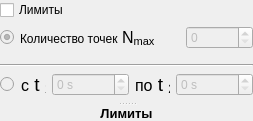
         <widget class="QSplitter" name="splitter">
          <property name="orientation">
           <enum>Qt::Vertical</enum>
          </property>
          <property name="opaqueResize">
           <bool>false</bool>
          </property>
          <widget class="QWidget" name="layoutWidget9">
           <layout class="QVBoxLayout" name="verticalLayout_2">
            <item>
             <widget class="QCheckBox" name="checkBox">
              <property name="enabled">
               <bool>true</bool>
              </property>
              <property name="text">
               <string>Лимиты</string>
              </property>
             </widget>
            </item>
            <item>
             <layout class="QHBoxLayout" name="menu_experiment_limitsNmax_tool">
              <item>
               <widget class="QRadioButton" name="menu_experiment_limitsNmax_radio">
                <property name="enabled">
                 <bool>false</bool>
                </property>
                <property name="maximumSize">
                 <size>
                  <width>15</width>
                  <height>16777215</height>
                 </size>
                </property>
                <property name="toolTip">
                 <string>Установить количество точек</string>
                </property>
                <property name="text">
                 <string/>
                </property>
                <property name="checked">
                 <bool>true</bool>
                </property>
               </widget>
              </item>
              <item>
               <widget class="QLabel" name="menu_experiment_limitsNmax_label">
                <property name="enabled">
                 <bool>true</bool>
                </property>
                <property name="minimumSize">
                 <size>
                  <width>30</width>
                  <height>0</height>
                 </size>
                </property>
                <property name="toolTip">
                 <string>Количество значений, которое будет снято за время одного измерения</string>
                </property>
                <property name="text">
                 <string>&lt;html&gt;&lt;head/&gt;&lt;body&gt;&lt;p&gt;Количество точек&lt;span style=&quot; font-size:12pt;&quot;&gt; N&lt;/span&gt;&lt;span style=&quot; font-size:12pt; vertical-align:sub;&quot;&gt;max&lt;/span&gt;&lt;/p&gt;&lt;/body&gt;&lt;/html&gt;</string>
                </property>
                <property name="buddy">
                 <cstring>menu_experiment_limitsNmax_spin</cstring>
                </property>
               </widget>
              </item>
              <item>
               <spacer name="menu_experiment_limitsNmax_spacer">
                <property name="enabled">
                 <bool>false</bool>
                </property>
                <property name="orientation">
                 <enum>Qt::Horizontal</enum>
                </property>
                <property name="sizeType">
                 <enum>QSizePolicy::Fixed</enum>
                </property>
                <property name="sizeHint" stdset="0">
                 <size>
                  <width>25</width>
                  <height>20</height>
                 </size>
                </property>
               </spacer>
              </item>
              <item>
               <widget class="QSpinBox" name="menu_experiment_limitsNmax_spin">
                <property name="enabled">
                 <bool>false</bool>
                </property>
                <property name="minimumSize">
                 <size>
                  <width>67</width>
                  <height>0</height>
                 </size>
                </property>
                <property name="toolTip">
                 <string>Количество значений, которое будет снято за время одного измерения</string>
                </property>
                <property name="maximum">
                 <number>1000</number>
                </property>
               </widget>
              </item>
             </layout>
            </item>
            <item>
             <spacer name="verticalSpacer_7">
              <property name="orientation">
               <enum>Qt::Vertical</enum>
              </property>
              <property name="sizeType">
               <enum>QSizePolicy::Ignored</enum>
              </property>
              <property name="sizeHint" stdset="0">
               <size>
                <width>20</width>
                <height>13</height>
               </size>
              </property>
             </spacer>
            </item>
            <item>
             <widget class="Line" name="menu_experiment_limits_horizontal_line">
              <property name="orientation">
               <enum>Qt::Horizontal</enum>
              </property>
             </widget>
            </item>
            <item>
             <layout class="QHBoxLayout" name="menu_experiment_limitsTinterval_tool">
              <item>
               <widget class="QRadioButton" name="menu_experiment_limitsTinterval_radio">
                <property name="enabled">
                 <bool>false</bool>
                </property>
                <property name="maximumSize">
                 <size>
                  <width>15</width>
                  <height>16777215</height>
                 </size>
                </property>
                <property name="toolTip">
                 <string>Установить интервал</string>
                </property>
                <property name="text">
                 <string/>
                </property>
               </widget>
              </item>
              <item>
               <widget class="QLabel" name="menu_experiment_limitsTintervalT1_label">
                <property name="enabled">
                 <bool>true</bool>
                </property>
                <property name="minimumSize">
                 <size>
                  <width>0</width>
                  <height>0</height>
                 </size>
                </property>
                <property name="maximumSize">
                 <size>
                  <width>25</width>
                  <height>16777215</height>
                 </size>
                </property>
                <property name="toolTip">
                 <string>Момент времени в который начнется регистрация значений</string>
                </property>
                <property name="text">
                 <string>&lt;html&gt;&lt;head/&gt;&lt;body&gt;&lt;p&gt;&lt;span style=&quot; font-size:12pt;&quot;&gt;с&lt;/span&gt;&lt;span style=&quot; font-size:14pt;&quot;&gt; t &lt;/span&gt;&lt;span style=&quot; font-size:14pt; vertical-align:sub;&quot;&gt;1&lt;/span&gt;&lt;/p&gt;&lt;/body&gt;&lt;/html&gt;</string>
                </property>
                <property name="buddy">
                 <cstring>menu_experiment_limitsTintervalT1_spin</cstring>
                </property>
               </widget>
              </item>
              <item>
               <widget class="QSpinBox" name="menu_experiment_limitsTintervalT1_spin">
                <property name="enabled">
                 <bool>false</bool>
                </property>
                <property name="minimumSize">
                 <size>
                  <width>55</width>
                  <height>0</height>
                 </size>
                </property>
                <property name="toolTip">
                 <string>Момент времени в который начнется регистрация значений</string>
                </property>
                <property name="suffix">
                 <string> s</string>
                </property>
               </widget>
              </item>
              <item>
               <widget class="QLabel" name="menu_experiment_limitsTintervalT2_label">
                <property name="enabled">
                 <bool>true</bool>
                </property>
                <property name="minimumSize">
                 <size>
                  <width>0</width>
                  <height>0</height>
                 </size>
                </property>
                <property name="maximumSize">
                 <size>
                  <width>35</width>
                  <height>16777215</height>
                 </size>
                </property>
                <property name="toolTip">
                 <string>Момент времени в который закончится регистрация значений</string>
                </property>
                <property name="text">
                 <string>&lt;html&gt;&lt;head/&gt;&lt;body&gt;&lt;p&gt;&lt;span style=&quot; font-size:12pt;&quot;&gt;по&lt;/span&gt;&lt;span style=&quot; font-size:14pt;&quot;&gt; t &lt;/span&gt;&lt;span style=&quot; font-size:14pt; vertical-align:sub;&quot;&gt;2&lt;/span&gt;&lt;/p&gt;&lt;/body&gt;&lt;/html&gt;</string>
                </property>
                <property name="buddy">
                 <cstring>menu_experiment_limitsTintervalT2_spin</cstring>
                </property>
               </widget>
              </item>
              <item>
               <widget class="QSpinBox" name="menu_experiment_limitsTintervalT2_spin">
                <property name="enabled">
                 <bool>false</bool>
                </property>
                <property name="minimumSize">
                 <size>
                  <width>55</width>
                  <height>0</height>
                 </size>
                </property>
                <property name="toolTip">
                 <string>Момент времени в который закончится регистрация значений</string>
                </property>
                <property name="suffix">
                 <string> s</string>
                </property>
               </widget>
              </item>
             </layout>
            </item>
            <item>
             <spacer name="verticalSpacer_8">
              <property name="orientation">
               <enum>Qt::Vertical</enum>
              </property>
              <property name="sizeType">
               <enum>QSizePolicy::Fixed</enum>
              </property>
              <property name="sizeHint" stdset="0">
               <size>
                <width>20</width>
                <height>6</height>
               </size>
              </property>
             </spacer>
            </item>
           </layout>
          </widget>
          <widget class="QLabel" name="menu_experiment_limitslabel">
           <property name="font">
            <font>
             <weight>75</weight>
             <bold>true</bold>
            </font>
           </property>
           <property name="text">
            <string>&lt;html&gt;&lt;head/&gt;&lt;body&gt;&lt;p&gt;&lt;span style=&quot; font-size:10pt;&quot;&gt;Лимиты&lt;/span&gt;&lt;/p&gt;&lt;/body&gt;&lt;/html&gt;</string>
           </property>
           <property name="alignment">
            <set>Qt::AlignCenter</set>
           </property>
           <property name="buddy">
            <cstring>checkBox</cstring>
           </property>
          </widget>
         </widget>
